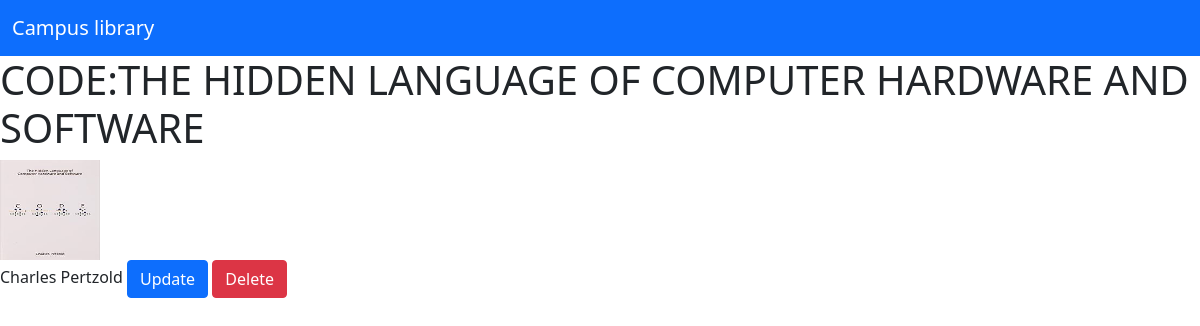
The app's page /book_librarian/1/ with its own data.
### books/models.py (models this page shows, shortened)
class Book(models.Model):
    class BookStatusChoices(models.TextChoices):
        AVAILABLE = "AVAILABLE", ("Available")
        UNAVAILABLE = "UNAVAILABLE", ("Unavailable")
        BOOKED = "BOOKED", ("Booked")
    book_title = models.CharField(max_length=255)
    author = models.CharField(max_length=255)
    edition = models.CharField(max_length=255)
    Date_added = models.DateField(auto_now_add=True)
    subject_area = models.CharField(max_length=255)
    book_cover = models.ImageField(upload_to = 'images/')
    added_by=models.CharField(max_length=100,null=True,blank=True)
    date_updated=models.DateTimeField(auto_now=True)
    ISBN= models.CharField(null=True, blank= True,max_length=200)
    description = models.TextField(null=True, blank=True)
    status = models.CharField(max_length=20, default="AVAILABLE", choices=BookStatusChoices.choices)

### books/views.py (the view)
# urls.py: path('book_librarian/<str:pk>/', views.book_librarian, name="book_librarian"),
def book_librarian(request, pk):
    book=Book.objects.get(id=pk)
    context = {'book': book}
    return render(request,'books/book_librarian.html',context)

### books/templates/books/book_librarian.html (shortened to what this page needs)
{% extends 'main_librarian.html' %}
{% block content %}
<h1>{{book.book_title}}</h1>
<img src="{{ book.book_cover.url }}" alt="book_cover" style="width:100px; height: 100px">
{{book.author}}
<a class="btn btn-primary" href="{% url 'books:update_book' book.id %}" role="button">Update</a>
<a class="btn btn-danger" href="{% url 'books:delete_book' book.id %}" role="button">Delete</a>
{% endblock content%}

### records on screen
Book: book_title "CODE:THE HIDDEN LANGUAGE OF COMPUTER HARDWARE AND SOFTWARE", book_cover (picture), author "Charles Pertzold"
